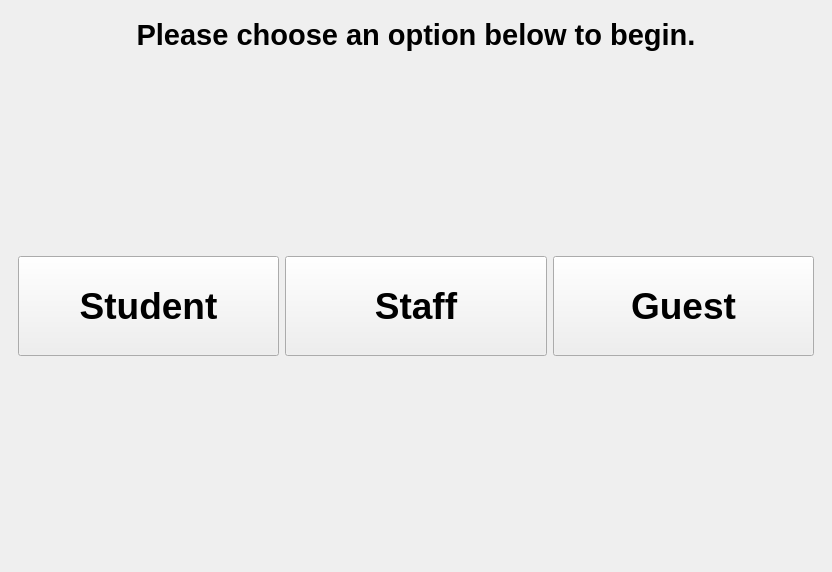
<?xml version="1.0" encoding="UTF-8"?>
<ui version="4.0">
 <class>MainWindow</class>
 <widget class="QMainWindow" name="MainWindow">
  <property name="geometry">
   <rect>
    <x>0</x>
    <y>0</y>
    <width>832</width>
    <height>572</height>
   </rect>
  </property>
  <property name="minimumSize">
   <size>
    <width>800</width>
    <height>480</height>
   </size>
  </property>
  <property name="windowTitle">
   <string>MainWindow</string>
  </property>
  <widget class="QWidget" name="centralwidget">
   <property name="minimumSize">
    <size>
     <width>800</width>
     <height>480</height>
    </size>
   </property>
   <layout class="QHBoxLayout" name="horizontalLayout_15">
    <item>
     <layout class="QHBoxLayout" name="horizontalLayout_16">
      <item>
       <widget class="QStackedWidget" name="stackedWidget">
        <property name="sizePolicy">
         <sizepolicy hsizetype="Minimum" vsizetype="Minimum">
          <horstretch>0</horstretch>
          <verstretch>0</verstretch>
         </sizepolicy>
        </property>
        <property name="minimumSize">
         <size>
          <width>800</width>
          <height>480</height>
         </size>
        </property>
        <property name="currentIndex">
         <number>0</number>
        </property>
        <widget class="QWidget" name="pg_Start">
         <property name="minimumSize">
          <size>
           <width>800</width>
           <height>480</height>
          </size>
         </property>
         <layout class="QVBoxLayout" name="verticalLayout">
          <item>
           <widget class="QLabel" name="labBegin">
            <property name="font">
             <font>
              <pointsize>22</pointsize>
              <weight>75</weight>
              <bold>true</bold>
             </font>
            </property>
            <property name="text">
             <string>Please choose an option below to begin.</string>
            </property>
            <property name="alignment">
             <set>Qt::AlignCenter</set>
            </property>
            <property name="wordWrap">
             <bool>true</bool>
            </property>
           </widget>
          </item>
          <item>
           <spacer name="verticalSpacer_4">
            <property name="orientation">
             <enum>Qt::Vertical</enum>
            </property>
            <property name="sizeHint" stdset="0">
             <size>
              <width>20</width>
              <height>40</height>
             </size>
            </property>
           </spacer>
          </item>
          <item>
           <layout class="QHBoxLayout" name="horizontalLayout_5">
            <item>
             <widget class="QPushButton" name="btnStudent">
              <property name="minimumSize">
               <size>
                <width>250</width>
                <height>100</height>
               </size>
              </property>
              <property name="font">
               <font>
                <pointsize>28</pointsize>
                <weight>75</weight>
                <bold>true</bold>
               </font>
              </property>
              <property name="text">
               <string>Student</string>
              </property>
              <property name="checkable">
               <bool>true</bool>
              </property>
             </widget>
            </item>
            <item>
             <widget class="QPushButton" name="btnStaff">
              <property name="minimumSize">
               <size>
                <width>250</width>
                <height>100</height>
               </size>
              </property>
              <property name="font">
               <font>
                <pointsize>28</pointsize>
                <weight>75</weight>
                <bold>true</bold>
               </font>
              </property>
              <property name="text">
               <string>Staff</string>
              </property>
              <property name="checkable">
               <bool>true</bool>
              </property>
             </widget>
            </item>
            <item>
             <widget class="QPushButton" name="btnGuest">
              <property name="minimumSize">
               <size>
                <width>250</width>
                <height>100</height>
               </size>
              </property>
              <property name="font">
               <font>
                <pointsize>28</pointsize>
                <weight>75</weight>
                <bold>true</bold>
               </font>
              </property>
              <property name="text">
               <string>Guest</string>
              </property>
              <property name="checkable">
               <bool>true</bool>
              </property>
             </widget>
            </item>
           </layout>
          </item>
          <item>
           <spacer name="verticalSpacer_3">
            <property name="orientation">
             <enum>Qt::Vertical</enum>
            </property>
            <property name="sizeHint" stdset="0">
             <size>
              <width>20</width>
              <height>40</height>
             </size>
            </property>
           </spacer>
          </item>
         </layout>
        </widget>
        <widget class="QWidget" name="pg_Meal">
         <property name="minimumSize">
          <size>
           <width>800</width>
           <height>480</height>
          </size>
         </property>
         <layout class="QVBoxLayout" name="verticalLayout_2">
          <item>
           <widget class="QLabel" name="labMeal">
            <property name="font">
             <font>
              <pointsize>22</pointsize>
              <weight>75</weight>
              <bold>true</bold>
             </font>
            </property>
            <property name="text">
             <string>Which meal would you like to comment on?</string>
            </property>
            <property name="alignment">
             <set>Qt::AlignCenter</set>
            </property>
            <property name="wordWrap">
             <bool>true</bool>
            </property>
           </widget>
          </item>
          <item>
           <spacer name="verticalSpacer_6">
            <property name="orientation">
             <enum>Qt::Vertical</enum>
            </property>
            <property name="sizeHint" stdset="0">
             <size>
              <width>20</width>
              <height>40</height>
             </size>
            </property>
           </spacer>
          </item>
          <item>
           <layout class="QHBoxLayout" name="horizontalLayout_8">
            <item>
             <widget class="QPushButton" name="btnBreakfast">
              <property name="minimumSize">
               <size>
                <width>250</width>
                <height>100</height>
               </size>
              </property>
              <property name="font">
               <font>
                <pointsize>28</pointsize>
                <weight>75</weight>
                <bold>true</bold>
               </font>
              </property>
              <property name="text">
               <string>Breakfast</string>
              </property>
              <property name="checkable">
               <bool>true</bool>
              </property>
             </widget>
            </item>
            <item>
             <widget class="QPushButton" name="btnLunch">
              <property name="minimumSize">
               <size>
                <width>250</width>
                <height>100</height>
               </size>
              </property>
              <property name="font">
               <font>
                <pointsize>28</pointsize>
                <weight>75</weight>
                <bold>true</bold>
               </font>
              </property>
              <property name="text">
               <string>Lunch</string>
              </property>
              <property name="checkable">
               <bool>true</bool>
              </property>
             </widget>
            </item>
            <item>
             <widget class="QPushButton" name="btnSupper">
              <property name="minimumSize">
               <size>
                <width>250</width>
                <height>100</height>
               </size>
              </property>
              <property name="font">
               <font>
                <pointsize>28</pointsize>
                <weight>75</weight>
                <bold>true</bold>
               </font>
              </property>
              <property name="text">
               <string>Supper</string>
              </property>
              <property name="checkable">
               <bool>true</bool>
              </property>
             </widget>
            </item>
           </layout>
          </item>
          <item>
           <spacer name="verticalSpacer_5">
            <property name="orientation">
             <enum>Qt::Vertical</enum>
            </property>
            <property name="sizeHint" stdset="0">
             <size>
              <width>20</width>
              <height>40</height>
             </size>
            </property>
           </spacer>
          </item>
         </layout>
        </widget>
        <widget class="QWidget" name="pg_Questions">
         <property name="minimumSize">
          <size>
           <width>800</width>
           <height>480</height>
          </size>
         </property>
         <layout class="QVBoxLayout" name="verticalLayout_4">
          <item>
           <widget class="QLabel" name="labVariety">
            <property name="font">
             <font>
              <pointsize>22</pointsize>
              <weight>75</weight>
              <bold>true</bold>
             </font>
            </property>
            <property name="text">
             <string>&lt;html&gt;&lt;head/&gt;&lt;body&gt;&lt;p&gt;On a scale of 1 to 5, how satisfied were you with:&lt;/p&gt;&lt;/body&gt;&lt;/html&gt;</string>
            </property>
            <property name="alignment">
             <set>Qt::AlignCenter</set>
            </property>
            <property name="wordWrap">
             <bool>true</bool>
            </property>
           </widget>
          </item>
          <item>
           <spacer name="verticalSpacer_13">
            <property name="orientation">
             <enum>Qt::Vertical</enum>
            </property>
            <property name="sizeHint" stdset="0">
             <size>
              <width>20</width>
              <height>40</height>
             </size>
            </property>
           </spacer>
          </item>
          <item>
           <layout class="QHBoxLayout" name="horizontalLayout_9">
            <item>
             <widget class="QLabel" name="labPresentation">
              <property name="minimumSize">
               <size>
                <width>200</width>
                <height>0</height>
               </size>
              </property>
              <property name="font">
               <font>
                <pointsize>22</pointsize>
                <weight>75</weight>
                <bold>true</bold>
               </font>
              </property>
              <property name="text">
               <string>Presentation?</string>
              </property>
              <property name="alignment">
               <set>Qt::AlignLeading|Qt::AlignLeft|Qt::AlignVCenter</set>
              </property>
             </widget>
            </item>
            <item>
             <widget class="QPushButton" name="btn1P">
              <property name="minimumSize">
               <size>
                <width>100</width>
                <height>100</height>
               </size>
              </property>
              <property name="font">
               <font>
                <pointsize>35</pointsize>
                <weight>75</weight>
                <bold>true</bold>
               </font>
              </property>
              <property name="text">
               <string>1</string>
              </property>
              <property name="checkable">
               <bool>true</bool>
              </property>
             </widget>
            </item>
            <item>
             <widget class="QPushButton" name="btn2P">
              <property name="minimumSize">
               <size>
                <width>100</width>
                <height>100</height>
               </size>
              </property>
              <property name="font">
               <font>
                <pointsize>35</pointsize>
                <weight>75</weight>
                <bold>true</bold>
               </font>
              </property>
              <property name="text">
               <string>2</string>
              </property>
              <property name="checkable">
               <bool>true</bool>
              </property>
             </widget>
            </item>
            <item>
             <widget class="QPushButton" name="btn3P">
              <property name="minimumSize">
               <size>
                <width>100</width>
                <height>100</height>
               </size>
              </property>
              <property name="font">
               <font>
                <pointsize>35</pointsize>
                <weight>75</weight>
                <bold>true</bold>
               </font>
              </property>
              <property name="text">
               <string>3</string>
              </property>
              <property name="checkable">
               <bool>true</bool>
              </property>
             </widget>
            </item>
            <item>
             <widget class="QPushButton" name="btn4P">
              <property name="minimumSize">
               <size>
                <width>100</width>
                <height>100</height>
               </size>
              </property>
              <property name="font">
               <font>
                <pointsize>35</pointsize>
                <weight>75</weight>
                <bold>true</bold>
               </font>
              </property>
              <property name="text">
               <string>4</string>
              </property>
              <property name="checkable">
               <bool>true</bool>
              </property>
             </widget>
            </item>
            <item>
             <widget class="QPushButton" name="btn5P">
              <property name="minimumSize">
               <size>
                <width>100</width>
                <height>100</height>
               </size>
              </property>
              <property name="font">
               <font>
                <pointsize>35</pointsize>
                <weight>75</weight>
                <bold>true</bold>
               </font>
              </property>
              <property name="text">
               <string>5</string>
              </property>
              <property name="checkable">
               <bool>true</bool>
              </property>
             </widget>
            </item>
           </layout>
          </item>
          <item>
           <spacer name="verticalSpacer_2">
            <property name="orientation">
             <enum>Qt::Vertical</enum>
            </property>
            <property name="sizeHint" stdset="0">
             <size>
              <width>20</width>
              <height>40</height>
             </size>
            </property>
           </spacer>
          </item>
          <item>
           <layout class="QHBoxLayout" name="horizontalLayout">
            <item>
             <widget class="QLabel" name="label">
              <property name="minimumSize">
               <size>
                <width>200</width>
                <height>0</height>
               </size>
              </property>
              <property name="font">
               <font>
                <pointsize>22</pointsize>
                <weight>75</weight>
                <bold>true</bold>
               </font>
              </property>
              <property name="text">
               <string>Variety?</string>
              </property>
              <property name="alignment">
               <set>Qt::AlignLeading|Qt::AlignLeft|Qt::AlignVCenter</set>
              </property>
              <property name="wordWrap">
               <bool>false</bool>
              </property>
             </widget>
            </item>
            <item>
             <widget class="QPushButton" name="btn1V">
              <property name="minimumSize">
               <size>
                <width>100</width>
                <height>100</height>
               </size>
              </property>
              <property name="font">
               <font>
                <pointsize>35</pointsize>
                <weight>75</weight>
                <bold>true</bold>
               </font>
              </property>
              <property name="text">
               <string>1</string>
              </property>
              <property name="checkable">
               <bool>true</bool>
              </property>
             </widget>
            </item>
            <item>
             <widget class="QPushButton" name="btn2V">
              <property name="minimumSize">
               <size>
                <width>100</width>
                <height>100</height>
               </size>
              </property>
              <property name="font">
               <font>
                <pointsize>35</pointsize>
                <weight>75</weight>
                <bold>true</bold>
               </font>
              </property>
              <property name="text">
               <string>2</string>
              </property>
              <property name="checkable">
               <bool>true</bool>
              </property>
             </widget>
            </item>
            <item>
             <widget class="QPushButton" name="btn3V">
              <property name="minimumSize">
               <size>
                <width>100</width>
                <height>100</height>
               </size>
              </property>
              <property name="font">
               <font>
                <pointsize>35</pointsize>
                <weight>75</weight>
                <bold>true</bold>
               </font>
              </property>
              <property name="text">
               <string>3</string>
              </property>
              <property name="checkable">
               <bool>true</bool>
              </property>
             </widget>
            </item>
            <item>
             <widget class="QPushButton" name="btn4V">
              <property name="minimumSize">
               <size>
                <width>100</width>
                <height>100</height>
               </size>
              </property>
              <property name="font">
               <font>
                <pointsize>35</pointsize>
                <weight>75</weight>
                <bold>true</bold>
               </font>
              </property>
              <property name="text">
               <string>4</string>
              </property>
              <property name="checkable">
               <bool>true</bool>
              </property>
             </widget>
            </item>
            <item>
             <widget class="QPushButton" name="btn5V">
              <property name="minimumSize">
               <size>
                <width>100</width>
                <height>100</height>
               </size>
              </property>
              <property name="font">
               <font>
                <pointsize>35</pointsize>
                <weight>75</weight>
                <bold>true</bold>
               </font>
              </property>
              <property name="text">
               <string>5</string>
              </property>
              <property name="checkable">
               <bool>true</bool>
              </property>
             </widget>
            </item>
           </layout>
          </item>
          <item>
           <spacer name="verticalSpacer">
            <property name="orientation">
             <enum>Qt::Vertical</enum>
            </property>
            <property name="sizeHint" stdset="0">
             <size>
              <width>20</width>
              <height>40</height>
             </size>
            </property>
           </spacer>
          </item>
          <item>
           <layout class="QHBoxLayout" name="horizontalLayout_2">
            <item>
             <widget class="QLabel" name="labFlavor">
              <property name="minimumSize">
               <size>
                <width>200</width>
                <height>0</height>
               </size>
              </property>
              <property name="font">
               <font>
                <pointsize>22</pointsize>
                <weight>75</weight>
                <bold>true</bold>
               </font>
              </property>
              <property name="text">
               <string>Taste?</string>
              </property>
              <property name="alignment">
               <set>Qt::AlignLeading|Qt::AlignLeft|Qt::AlignVCenter</set>
              </property>
             </widget>
            </item>
            <item>
             <widget class="QPushButton" name="btn1F">
              <property name="minimumSize">
               <size>
                <width>100</width>
                <height>100</height>
               </size>
              </property>
              <property name="font">
               <font>
                <pointsize>35</pointsize>
                <weight>75</weight>
                <bold>true</bold>
               </font>
              </property>
              <property name="text">
               <string>1</string>
              </property>
              <property name="checkable">
               <bool>true</bool>
              </property>
             </widget>
            </item>
            <item>
             <widget class="QPushButton" name="btn2F">
              <property name="minimumSize">
               <size>
                <width>100</width>
                <height>100</height>
               </size>
              </property>
              <property name="font">
               <font>
                <pointsize>35</pointsize>
                <weight>75</weight>
                <bold>true</bold>
               </font>
              </property>
              <property name="text">
               <string>2</string>
              </property>
              <property name="checkable">
               <bool>true</bool>
              </property>
             </widget>
            </item>
            <item>
             <widget class="QPushButton" name="btn3F">
              <property name="minimumSize">
               <size>
                <width>100</width>
                <height>100</height>
               </size>
              </property>
              <property name="font">
               <font>
                <pointsize>35</pointsize>
                <weight>75</weight>
                <bold>true</bold>
               </font>
              </property>
              <property name="text">
               <string>3</string>
              </property>
              <property name="checkable">
               <bool>true</bool>
              </property>
             </widget>
            </item>
            <item>
             <widget class="QPushButton" name="btn4F">
              <property name="minimumSize">
               <size>
                <width>100</width>
                <height>100</height>
               </size>
              </property>
              <property name="font">
               <font>
                <pointsize>35</pointsize>
                <weight>75</weight>
                <bold>true</bold>
               </font>
              </property>
              <property name="text">
               <string>4</string>
              </property>
              <property name="checkable">
               <bool>true</bool>
              </property>
             </widget>
            </item>
            <item>
             <widget class="QPushButton" name="btn5F">
              <property name="minimumSize">
               <size>
                <width>100</width>
                <height>100</height>
               </size>
              </property>
              <property name="font">
               <font>
                <pointsize>35</pointsize>
                <weight>75</weight>
                <bold>true</bold>
               </font>
              </property>
              <property name="text">
               <string>5</string>
              </property>
              <property name="checkable">
               <bool>true</bool>
              </property>
             </widget>
            </item>
           </layout>
          </item>
          <item>
           <spacer name="verticalSpacer_14">
            <property name="orientation">
             <enum>Qt::Vertical</enum>
            </property>
            <property name="sizeHint" stdset="0">
             <size>
              <width>20</width>
              <height>40</height>
             </size>
            </property>
           </spacer>
          </item>
         </layout>
        </widget>
        <widget class="QWidget" name="pg_Thanks">
         <property name="minimumSize">
          <size>
           <width>800</width>
           <height>480</height>
          </size>
         </property>
         <layout class="QVBoxLayout" name="verticalLayout_6">
          <item>
           <widget class="QPushButton" name="btnExit">
            <property name="text">
             <string>Exit</string>
            </property>
           </widget>
          </item>
          <item>
           <spacer name="verticalSpacer_12">
            <property name="orientation">
             <enum>Qt::Vertical</enum>
            </property>
            <property name="sizeHint" stdset="0">
             <size>
              <width>20</width>
              <height>40</height>
             </size>
            </property>
           </spacer>
          </item>
          <item>
           <layout class="QHBoxLayout" name="horizontalLayout_13">
            <item>
             <widget class="QLabel" name="labThanks">
              <property name="font">
               <font>
                <pointsize>35</pointsize>
                <weight>75</weight>
                <italic>false</italic>
                <bold>true</bold>
               </font>
              </property>
              <property name="text">
               <string>Thank You For Your Feedback!</string>
              </property>
              <property name="alignment">
               <set>Qt::AlignCenter</set>
              </property>
              <property name="wordWrap">
               <bool>true</bool>
              </property>
             </widget>
            </item>
           </layout>
          </item>
          <item>
           <spacer name="verticalSpacer_11">
            <property name="orientation">
             <enum>Qt::Vertical</enum>
            </property>
            <property name="sizeHint" stdset="0">
             <size>
              <width>20</width>
              <height>40</height>
             </size>
            </property>
           </spacer>
          </item>
          <item>
           <layout class="QHBoxLayout" name="horizontalLayout_3">
            <item>
             <spacer name="horizontalSpacer_2">
              <property name="orientation">
               <enum>Qt::Horizontal</enum>
              </property>
              <property name="sizeHint" stdset="0">
               <size>
                <width>40</width>
                <height>20</height>
               </size>
              </property>
             </spacer>
            </item>
            <item>
             <widget class="QPushButton" name="btnFinish">
              <property name="minimumSize">
               <size>
                <width>275</width>
                <height>150</height>
               </size>
              </property>
              <property name="font">
               <font>
                <pointsize>20</pointsize>
                <weight>75</weight>
                <bold>true</bold>
               </font>
              </property>
              <property name="text">
               <string>FINISH</string>
              </property>
             </widget>
            </item>
            <item>
             <spacer name="horizontalSpacer_4">
              <property name="orientation">
               <enum>Qt::Horizontal</enum>
              </property>
              <property name="sizeHint" stdset="0">
               <size>
                <width>40</width>
                <height>20</height>
               </size>
              </property>
             </spacer>
            </item>
           </layout>
          </item>
          <item>
           <spacer name="verticalSpacer_7">
            <property name="orientation">
             <enum>Qt::Vertical</enum>
            </property>
            <property name="sizeHint" stdset="0">
             <size>
              <width>20</width>
              <height>40</height>
             </size>
            </property>
           </spacer>
          </item>
         </layout>
        </widget>
       </widget>
      </item>
     </layout>
    </item>
   </layout>
  </widget>
 </widget>
 <resources/>
 <connections/>
</ui>
